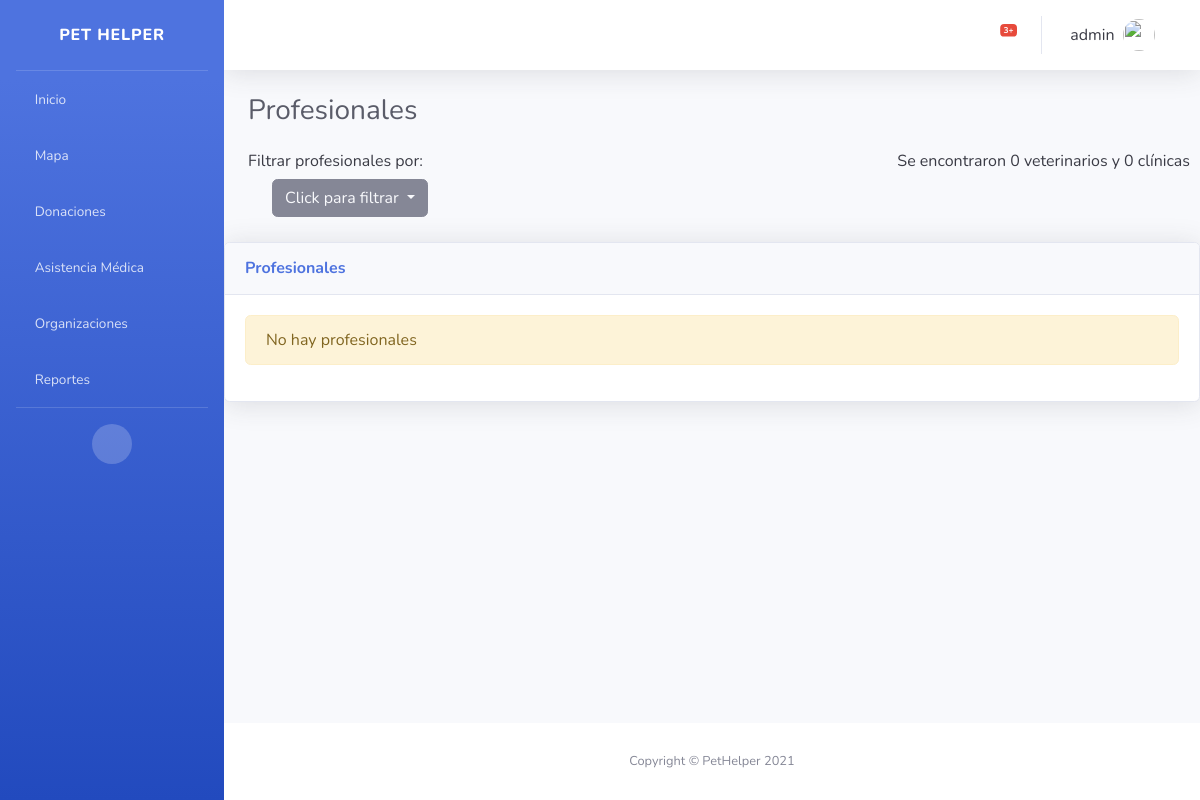
Page /profesionales/ (signed in) on the earlier database version.
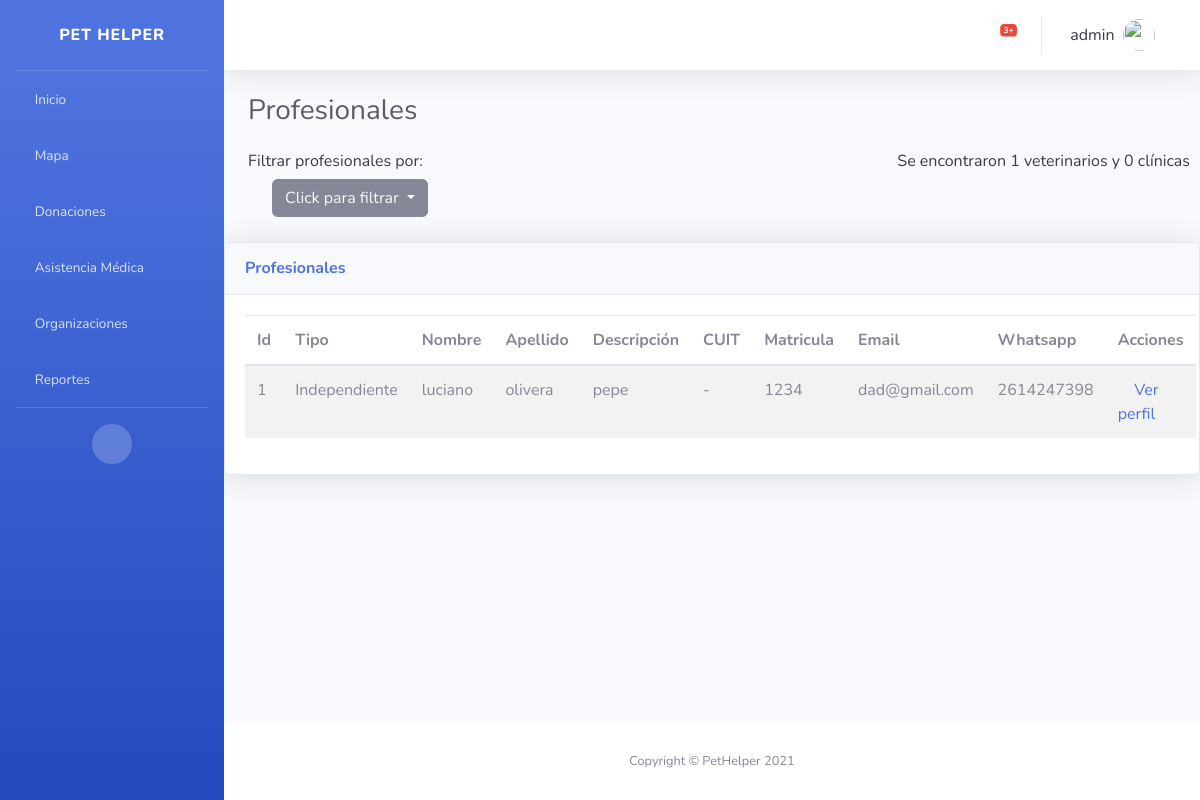
Same page on the later database version.
### organizaciones/models.py (models this page shows, shortened)
class Veterinario(ClaseModelo):
    descripcion = models.CharField(max_length=100, null=False)
    logo = models.ImageField(blank=True, null=True)
    nombre = models.CharField(max_length=100, null=False, default="")
    apellido = models.CharField(max_length=100, null=False, default="")
    email = models.EmailField('Email', unique=True, null=False)
    matricula = models.CharField(max_length=4, null=False, default="", unique=True)
    whatsapp = models.CharField( max_length=17, null=False, unique=True, validators=[phone_regex], help_text="Ejemplo: 2614247398")
    class Meta:
        verbose_name_plural = 'veterinarios'

### organizaciones/views.py (the view)
# urls.py: path('profesionales/', login_required(VeterinarioClinicaView.as_view()), name='profesionales_list'),
class VeterinarioClinicaView(TemplateView):
    template_name = 'organizaciones/profesionales_list.html'
    context_object_name = 'profesionales'
    login_url = 'bases/login.html'
    def get_context_data(self, **kwargs):
        context = super().get_context_data(**kwargs)
        if self.request.GET.get('order') == 'independientes':
            context['veterinarios'] = Veterinario.objects.all()
            context['total_veterinarios'] = Veterinario.objects.all().count
            context['total_clinicas'] = 0
            return context
        else:
            if self.request.GET.get('order') == 'clinicas':
                context['clinicas'] = Clinica.objects.all()
                context['total_veterinarios'] = 0
                context['total_clinicas'] = Clinica.objects.all().count
                return context
            else:
                context['veterinarios'] = Veterinario.objects.all()
                context['clinicas'] = Clinica.objects.all()
                context['total_veterinarios'] = Veterinario.objects.all().count
                context['total_clinicas'] = Clinica.objects.all().count
                return context

### organizaciones/templates/organizaciones/profesionales_list.html (shortened to what this page needs)
{% extends 'base/base.html' %} {% block page_content %}
<div class="container-fluid">
    <h1 class="h3 mb-4 text-gray-800">Profesionales</h1>
</div>
<div class="text-gray-900" style="margin-bottom: 15px;margin-right: 10px;">
    <h6 style="float: right;margin-bottom: 8px;"> Se encontraron {{ total_veterinarios }} veterinarios y {{ total_clinicas }} clínicas</h6>
    <div class="container">
        <h6> Filtrar profesionales por: </h6>
        <div class="container" id="container-button">
            <div class="text-center">
                <div class="dropdown">
                    <button class="btn btn-secondary text-gray-100 dropdown-toggle" style="float:left;margin-bottom: 5px;" type="button" id="dropdownMenuButton" data-toggle="dropdown" aria-haspopup="true" aria-expanded="false">
                       Click para filtrar
                    </button>
                </div>
                <br>
            </div>
        </div><br>
    </div>
</div>
<div class="card shadow mb-4">
    <div class="card-header py-3 d-flex flex-row align-items-center justify-content-between">
        <h6 class="m-0 font-weight-bold text-primary">Profesionales</h6>
    </div>
    <div class="card-body">
        {% if not clinicas and not veterinarios %}
        <div class="alert alert-warning" role="alert">No hay profesionales</div>
        {% else %}
        <table class="table table-striped table-hover">
            <thead>
                <th>Id</th>
                <th>Tipo</th>
                <th>Nombre</th>
                <th>Apellido</th>
                <th>Descripción</th>
                <th>CUIT</th>
                <th>Matricula</th>
                <th>Email</th>
                <th>Whatsapp</th>
                <th class="all">Acciones</th>
            </thead>
            <tbody>
                {% for veterinario in veterinarios  %}
                <tr>
                    <td>{{ veterinario.id  }}</td>
                    <td> Independiente </td>
                    <td>{{ veterinario.nombre }}</td>
                    <td> {{ veterinario.apellido }}</td>
                    <td>{{ veterinario.descripcion }}</td>
                    <td> - </td>
                    <td>{{ veterinario.matricula }}</td>
                    <td>{{ veterinario.email }}</td>
                    <td>{{ veterinario.whatsapp }}</td>
                    <td>
                        <a href="{% url 'organizaciones:veterinarios_profile' veterinario.id %}" type="button"><i class="fas fa-eye"></i> Ver perfil</a>
                    </td>
                </tr>
                {% endfor %}
            </tbody>
        </table>
        {% endif %}
    </div>
</div>
{% endblock %}

Differences in the rows shown:
added Veterinario: id "1", nombre "luciano", apellido "olivera", descripcion "pepe", matricula "1234", email "dad@gmail.com", whatsapp "2614247398"
Other differences:
{{ total_veterinarios }}: "0" → "1"
text no longer shown: "No hay profesionales"
text now shown: "Id Tipo Nombre Apellido Descripción CUIT Matricula Email Whatsapp Acciones"
